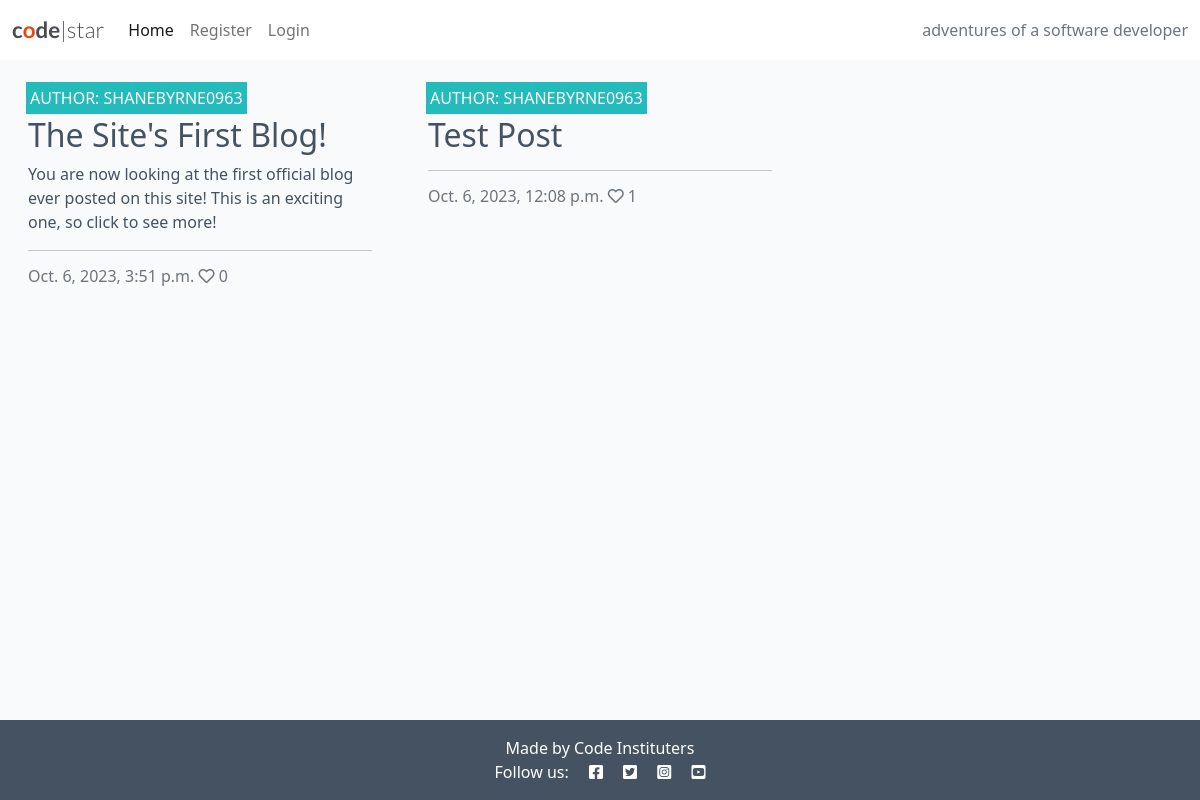
The app's page /, older data.
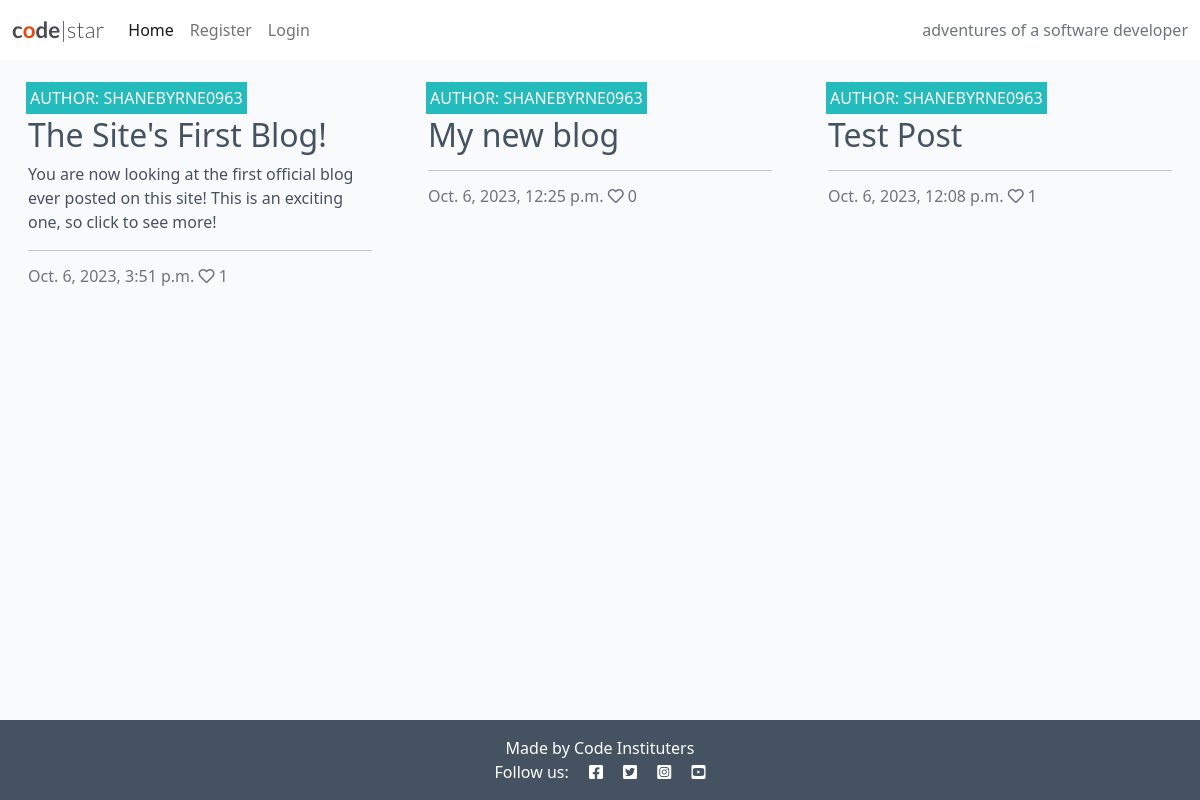
The same page, newer data.
### blog/models.py (models this page shows, shortened)
class Post(models.Model):
    title = models.CharField(max_length=200, unique=True)
    slug = models.SlugField(max_length=200, unique=True)
    author = models.ForeignKey(
        User,
        on_delete=models.CASCADE,
        related_name='blog_posts'
    )
    updated_on_date = models.DateTimeField(auto_now=True)
    content = models.TextField()
    featured_image = CloudinaryField('image', default='placeholder')
    excerpt = models.TextField(blank=True)
    created_on = models.DateTimeField(auto_now_add=True)
    status = models.IntegerField(choices=STATUS, default=0)
    likes = models.ManyToManyField(User, related_name='blog_likes', blank=True)
    class Meta:
        ordering = ['-created_on']
    def number_of_likes(self):
        return self.likes.count()

### blog/views.py (the view)
# urls.py: path('', views.PostList.as_view(), name='home'),
class PostList(generic.ListView):
    model = Post
    queryset = Post.objects.filter(status=1).order_by('-created_on')
    template_name = 'index.html'
    paginate_by = 6

### templates/index.html (shortened to what this page needs)
{% extends "base.html" %}
{% block content %}
<div class="container-fluid">
    <div class="row">
        <div class="col-12 mt-3 left">
            <div class="row">
                {% for post in post_list %}
                    <div class="col-md-4">
                        <div class="card-mb-4">
                            <div class="card-body">
                                <div class="image-container">
                                    <div class="image-flash">
                                        <p class="author">Author: {{ post.author }}</p>
                                    </div>
                                </div>
                                <a href="{% url 'post_detail' post.slug %}" class="post-link">
                                    <h2 class="card-title">{{ post.title }}</h2>
                                    <p class="card-text">{{ post.excerpt }}</p>
                                </a>
                                <hr>
                                <p class="card-text text-muted h6">
                                    {{ post.created_on }}
                                    <i class="far fa-heart"></i>
                                    {{ post.number_of_likes }}
                                </p>
                            </div>
                        </div>
                    </div>
                    {% if forloop.counter|divisibleby:3 %}
                        </div>
                        <div class="row">
                    {% endif %}
                {% endfor %}
            </div>
        </div>
    </div>
</div>
{%endblock%}

Row changes from the older to the newer data that the page shows:
computed for Post "The Site's First Blog!": number_of_likes "0" → "1"
now on this page (row edited): Post: author "SHANEBYRNE0963", title "My new blog", created_on "Oct. 6, 2023, 12:25 p.m.", number_of_likes "0"
